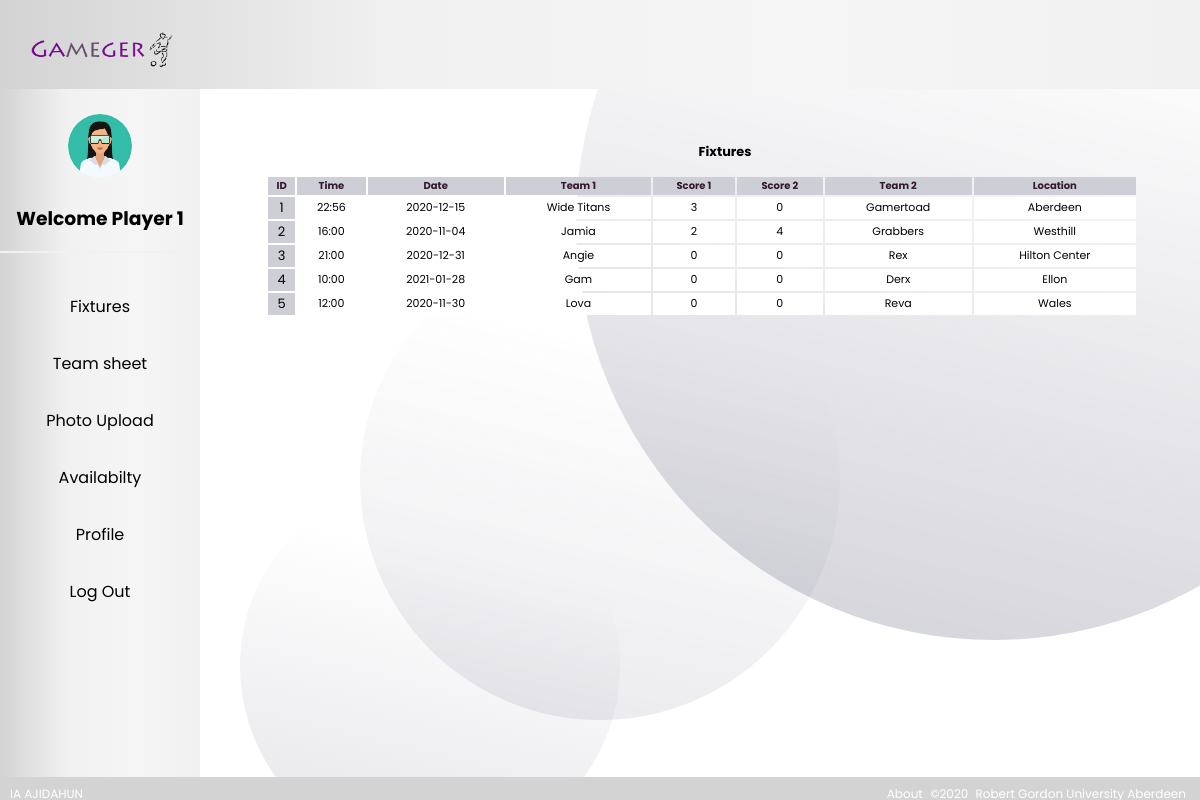
/p_fixture.php (signed in), run on the app's committed database.
### tables this page shows
CREATE TABLE `games` (
  `Game_ID` int(10) UNSIGNED NOT NULL,
  `Team_1` varchar(100) NOT NULL,
  `Score_1` tinyint(3) NOT NULL,
  `Score_2` tinyint(3) NOT NULL,
  `Team_2` varchar(100) NOT NULL,
  `Date` varchar(100) DEFAULT NULL,
  `Time` varchar(100) NOT NULL,
  `Location` varchar(150) NOT NULL
);

### p_fixture.php (the view, shortened to what this page needs)
<!DOCTYPE html>
<html>
<head>
    <?php include 'profile.php'; ?>
</head>
<?php
require_once ('config.php');
?>
<body>
<div class="content-fixture">
    <?php
    $sql = "SELECT * FROM GAMES";
    if($result = mysqli_query($link, $sql)){
    ?>
    <a class="content-fixture" style="font-size: 11px; ">
        <h3><strong>Fixtures</strong></h3>
        <?php
        if(mysqli_num_rows($result) > 0){
            echo "<table class='tab-fix'>";
            echo "<tr style='font-size: 10px'>";
            echo "<th style='background: #ceced6; color: #31182b'>ID</th>";
            echo "<th style='background: #ceced6; color: #31182b'>Time</th>";
            echo "<th style='background: #ceced6; color: #31182b'>Date</th>";
            echo "<th style='background: #ceced6; color: #31182b'>Team 1</th>";
            echo "<th style='background: #ceced6; color: #31182b'>Score 1</th>";
            echo "<th style='background: #ceced6; color: #31182b'>Score 2</th>";
            echo "<th style='background: #ceced6; color: #31182b'>Team 2</th>";
            echo "<th style='background: #ceced6; color: #31182b'>Location</th>";
            ?>
            <?php
            echo "</tr>";
            while($row = mysqli_fetch_array($result)){
                echo "<tr style='background: white ;'>";
                echo "<td style='background: #ceced6; font-size: 13px'>" . $row['Game_ID'] . "</td>";
                echo "<td>" . $row['Time'] . "</td>";
                echo "<td>" . $row['Date'] . "</td>";
                echo "<td>" . $row['Team_1'] . "</td>";
                echo "<td>" . $row['Score_1'] . "</td>";
                echo "<td>" . $row['Score_2'] . "</td>";
                echo "<td>" . $row['Team_2'] . "</td>";
                echo "<td>" . $row['Location'] . "</td>";
                ?>
               <?php
                echo "</tr>";
            }
            echo "</table>";
        } else{
            echo "No records matching your query were found.";
        }
        } else{
            echo "ERROR: Could not able to execute $sql. " . mysqli_error($link);
        }
        ?>
</div>
</body>
</html>

### css/style.css (style rules this page uses)
body { overflow-x: hidden; }
* { box-sizing: border-box; text-decoration: none }
body { margin: 0; font-family: 'Poppins', sans-serif; }

### css/styleteampage.css (style rules this page uses)
div>a { text-align: center; }
div.content-fixture { margin-left: 250px; padding: 40px 16px; }
.tab-fix { width: 95%; text-align: center; height: 20%; }

### data on the page
games: Game_ID "1", Time "22:56", Date "2020-12-15", Team_1 "Wide Titans", Score_1 "3", Score_2 "0", Team_2 "Gamertoad", Location "Aberdeen"
games: Game_ID "2", Time "16:00", Date "2020-11-04", Team_1 "Jamia", Score_1 "2", Score_2 "4", Team_2 "Grabbers", Location "Westhill"
games: Game_ID "3", Time "21:00", Date "2020-12-31", Team_1 "Angie", Score_1 "0", Score_2 "0", Team_2 "Rex", Location "Hilton Center"
games: Game_ID "4", Time "10:00", Date "2021-01-28", Team_1 "Gam", Score_1 "0", Score_2 "0", Team_2 "Derx", Location "Ellon"
games: Game_ID "5", Time "12:00", Date "2020-11-30", Team_1 "Lova", Score_1 "0", Score_2 "0", Team_2 "Reva", Location "Wales"

### other printed values
$username "Player 1"
